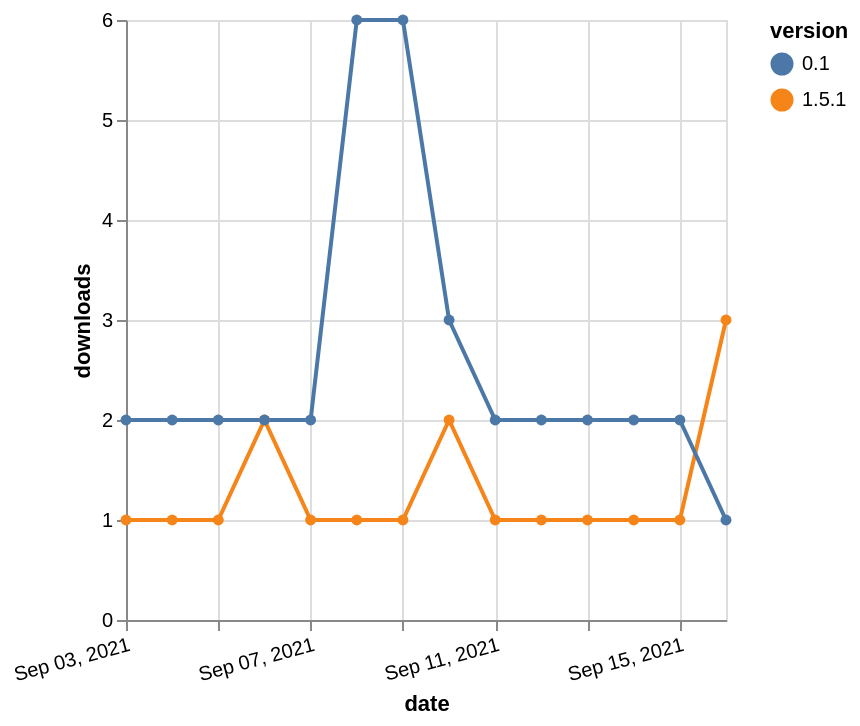

Here is the Vega-Lite specification saved for this chart:
### Vega-Lite specification from a JSON file in a GitHub repository (floating-point values rounded to 4 significant figures)
{"$schema": "https://vega.github.io/schema/vega-lite/v5.json", "description": "A simple bar chart with embedded data.", "data": {"values": [{"date": "2021-09-03", "total": 224, "delta": 1, "version": "1.5.1"}, {"date": "2021-09-04", "total": 225, "delta": 1, "version": "1.5.1"}, {"date": "2021-09-05", "total": 226, "delta": 1, "version": "1.5.1"}, {"date": "2021-09-06", "total": 228, "delta": 2, "version": "1.5.1"}, {"date": "2021-09-07", "total": 229, "delta": 1, "version": "1.5.1"}, {"date": "2021-09-08", "total": 230, "delta": 1, "version": "1.5.1"}, {"date": "2021-09-09", "total": 231, "delta": 1, "version": "1.5.1"}, {"date": "2021-09-10", "total": 233, "delta": 2, "version": "1.5.1"}, {"date": "2021-09-11", "total": 234, "delta": 1, "version": "1.5.1"}, {"date": "2021-09-12", "total": 235, "delta": 1, "version": "1.5.1"}, {"date": "2021-09-13", "total": 236, "delta": 1, "version": "1.5.1"}, {"date": "2021-09-14", "total": 237, "delta": 1, "version": "1.5.1"}, {"date": "2021-09-15", "total": 238, "delta": 1, "version": "1.5.1"}, {"date": "2021-09-16", "total": 241, "delta": 3, "version": "1.5.1"}, {"date": "2021-09-03", "total": 4125, "delta": 2, "version": "0.1"}, {"date": "2021-09-04", "total": 4127, "delta": 2, "version": "0.1"}, {"date": "2021-09-05", "total": 4129, "delta": 2, "version": "0.1"}, {"date": "2021-09-06", "total": 4131, "delta": 2, "version": "0.1"}, {"date": "2021-09-07", "total": 4133, "delta": 2, "version": "0.1"}, {"date": "2021-09-08", "total": 4139, "delta": 6, "version": "0.1"}, {"date": "2021-09-09", "total": 4145, "delta": 6, "version": "0.1"}, {"date": "2021-09-10", "total": 4148, "delta": 3, "version": "0.1"}, {"date": "2021-09-11", "total": 4150, "delta": 2, "version": "0.1"}, {"date": "2021-09-12", "total": 4152, "delta": 2, "version": "0.1"}, {"date": "2021-09-13", "total": 4154, "delta": 2, "version": "0.1"}, {"date": "2021-09-14", "total": 4156, "delta": 2, "version": "0.1"}, {"date": "2021-09-15", "total": 4158, "delta": 2, "version": "0.1"}, {"date": "2021-09-16", "total": 4159, "delta": 1, "version": "0.1"}]}, "width": "container", "mark": {"type": "line", "point": {"filled": true}}, "encoding": {"x": {"field": "date", "type": "temporal", "timeUnit": "yearmonthdate", "title": "date", "axis": {"labelAngle": -15}}, "y": {"field": "delta", "type": "quantitative", "title": "downloads"}, "color": {"field": "version", "type": "nominal"}, "tooltip": {"field": "delta"}}}
